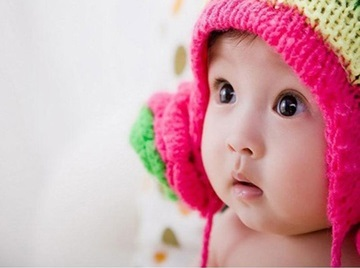
%> input picture babyface1.jpg, 360 x 268 px
$ octave demoTVHTVM.m   (GNU Octave 9; MATLAB toolbox functions it lacks are replaced by stand-ins)
%> lines starting %> are read from the running program, lines starting %| are printed output that depends on the picture
### regular.m
function reg=regular(M,ep)
[ny,nx]=size(M);
for i=1:ny
        for j=1:nx
           if (abs(M(i,j))<=0)
                M(i,j)=ep;
            else
                M(i,j)=M(i,j);
            end
        end
end
 reg=M;

### shrink2s.m
function y = shrink2s(x,thresh)
%% Isotropic shrinkage operator in R^n spaces
% shrink2(x,thresh) returns
%      $ y = max(||x||-thresh,0).*x/||x|| $ if $x\neq 0$
%      $ y = 0 $ otherwise.
% Inputs:
% x - M * N * k matrix
% thresh - thresholding parameter >0.
%
% Outputs:
% y - M * N * k matrix
%
% Si 07/10/2014

k = size(x,3);
r = sqrt(sum(x.^2,3));
y = zeros(size(x));
for i = 1:k
    y(:,:,i) = x(:,:,i).*(1-thresh./r);
end
y(isnan(y)) = 0;

### psnr.m
function p=psnr(im,rim)
% im: ture image
% rim: observed image
%The function calculate the peak signal-to-noise ration.
p=10*(log10(255^2*size(im,1)*size(im,2))-log10(norm(rim(:)-im(:))^2));

### SNR.m
function SNR=SNR(K,J)
% J:restored image K:original image
N=J-K;
L=(J-mean(mean(J))).^2;
X=(N-mean(mean(N))).^2;
a=sum(sum(L));
b=sum(sum(X));
SNR=10*log10(a/b);

### demoTVHTVM.m
 % Demo of TVHTVM
%  close all;
 clear all;

 Orig = imread('babyface1.jpg');
%> Orig is the input picture: size 268x360x3 uint8; mean R, G, B 210.7, 162.8, 171
 Orig = rgb2gray(Orig);
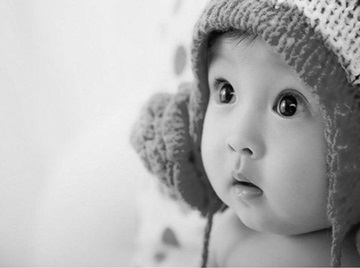
%> Orig: size 268x360 uint8; min 0, max 243, mean 178.1
 I = double(Orig);
 [m,n] = size(Orig);
%> m = 268; n = 360

% add noise
std_n=2;    % Gaussian noise standard deviation
rng(0);
In = randn(size(I))*std_n; % White Gaussian noise
f  = I + I.^(1/2).*In;  % noisy input image
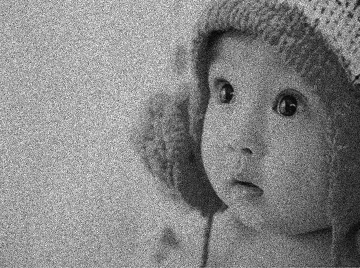
%> f: size 268x360 double; min -12, max 349.2, mean 177.9; drawn with min black and max white

%  snrf = SNR(I,f)

 para.mu = 70;
 para.lambda = 0.6;
 para.maxiter = 500;
 para.tol = 5e-4;
 para.niter = 2;
 para.gamma = 1;
 para.ep = 0.0001;

 tic
 out = TVHTVM(f,I,para);
 toc
 psnr1=psnr(I,f);
%> in psnr, `p=10*(log10(255^2*size(im,1)*size(im,2))-log10(norm(rim(:)-im(:))^2));`: p = 19.61
%> psnr1 = 19.61
iteration = out.iter;
%> iteration = 61
snr2 = SNR(I,out.u);
%> in SNR, `N=J-K;`:
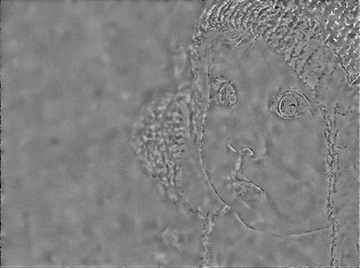
%> N: size 268x360 double; min -65.18, max 63.11, mean -0.1; drawn with min black and max white
%> in SNR, `L=(J-mean(mean(J))).^2;`:
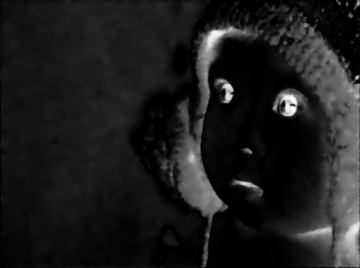
%> L: size 268x360 double; min 4.45e-07, max 29570.3, mean 3402.6; drawn with min black and max white
%> in SNR, `X=(N-mean(mean(N))).^2;`:
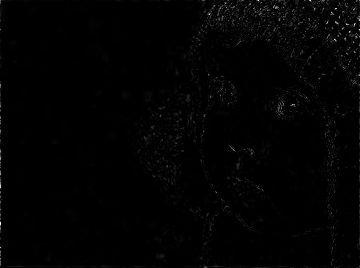
%> X: size 268x360 double; min 3.52e-08, max 4232.9, mean 45.1; drawn with min black and max white
%> in SNR, `a=sum(sum(L));`: a = 328281030.3
%> in SNR, `b=sum(sum(X));`: b = 4349743.8
%> in SNR, `SNR=10*log10(a/b);`: SNR = 18.78
%> snr2 = 18.78
psnru = psnr(I,out.u)
%> psnru = 31.59

 figure;subplot(1,3,1);imshow(uint8(I));title('original');
 subplot(1,3,2);imshow(uint8(f));title('observed');
%> after `imshow(uint8(f))`:
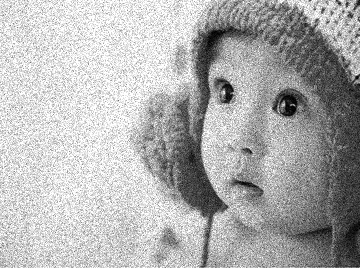
%> displayed picture: size 268x360, on the screen's scale of 0 to 255; min 0, max 255, mean 176.4
 subplot(1,3,3);imshow(uint8(out.u));
 title(sprintf('psnr %4.2f,rel err %4.2f%%',out.psnru(end),out.err(end)*100));


%%
% [31 lines of commented-out code are left out]

$ run again, with clean1.bmp saved as babyface1.jpg
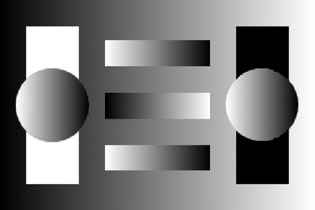
%> input picture clean1.bmp, 315 x 210 px
%> Orig is the input picture: size 210x315x3 uint8; min 0, max 255, mean 127.7
%> Orig: size 210x315 uint8
%> p = 21.06
%> iteration = 71
%> in SNR, `X=(N-mean(mean(N))).^2;`:
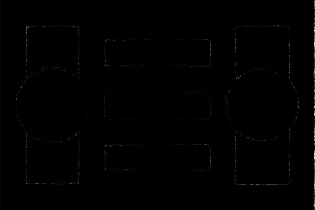
%> X: size 210x315 double; min 3.32e-09, max 9978.8, mean 41.6; drawn with min black and max white
%> a = 440833953.8
%> b = 2753603.3
%> SNR = 22.04
%> psnru = 31.93
%> `imshow(uint8(out.u))`:
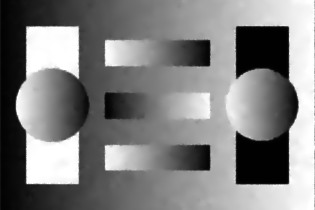
%> displayed picture: size 210x315, on the screen's scale of 0 to 255; min 1, max 255, mean 127.4
